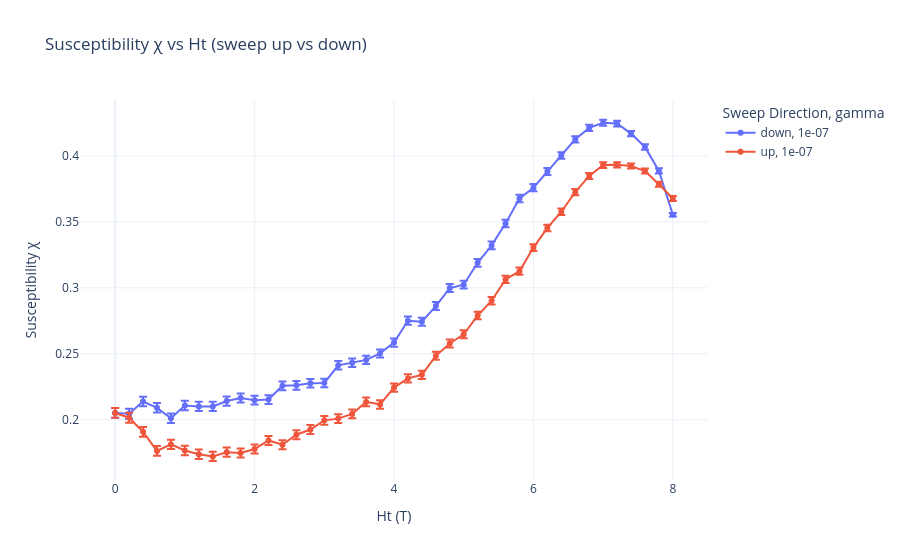

The notebook cell this image was saved under:
### Code cell
#Ref
import pandas as pd
import glob
import numpy as np
import plotly.express as px
import re
path = '/Users/jiakai/Desktop/SURF/code/_spirit/'
n_cycles = 120
dim = 4
gamma = 1e-07
relax_steps = 400


# Pattern to match all relevant CSV files
file_pattern = path + f"Susceptibility_v2_multi_gammas_{dim}_*_per_gamma_20_anisotropy_1.5_gamma_{gamma}_ref*.csv"



# List all matching files
csv_files = glob.glob(file_pattern)

# Print how many files were found
print(f"Found {len(csv_files)} files.")
repeats = len(csv_files)

for f in csv_files:
    print(f)

# Read and concatenate all files
df_all = pd.concat([pd.read_csv(f) for f in csv_files], ignore_index=True)

df_avg = (
        df_all.groupby(["gamma", "Ht", "direction"], as_index=False)
        .agg(
            chi_mean=("chi", "mean"),
            chi_std=("chi", lambda x: x.std(ddof=1) / np.sqrt(len(x)))
        )
    )

fig_ref = px.line(
    df_avg,
    x="Ht",
    y="chi_mean",
    error_y="chi_std",
    color="direction",  # Different color for up/down
    line_dash="gamma",  # Optional: if you vary gamma too
    markers=True,
    labels={
        "Ht": "Ht (T)",
        "chi_mean": "Susceptibility χ",
        "direction": "Sweep Direction",
    },
    title="Susceptibility χ vs Ht (sweep up vs down)",
    template="plotly_white"
)

fig_ref.show()

### Figure 1 — Plotly figure (JSON) as saved in the notebook; plotly's stock layout.template omitted (floating-point values rounded to 4 significant figures)
{"data": [{"error_y": {"array": [0.003686, 0.003723, 0.003652, 0.003603, 0.003543, 0.003548, 0.003529, 0.003479, 0.003512, 0.00341, 0.003336, 0.003346, 0.003353, 0.003349, 0.003231, 0.003175, 0.003248, 0.003179, 0.003139, 0.003039, 0.003078, 0.003118, 0.003069, 0.003046, 0.003045, 0.002967, 0.002951, 0.002929, 0.002854, 0.002804, 0.002726, 0.002588, 0.002484, 0.002416, 0.002379, 0.002218, 0.002162, 0.00203, 0.002021, 0.001938, 0.001299]}, "hovertemplate": "Sweep Direction=down<br>gamma=1e-07<br>Ht (T)=%{x}<br>Susceptibility χ=%{y}<extra></extra>", "legendgroup": "down, 1e-07", "line": {"color": "#636efa", "dash": "solid"}, "marker": {"symbol": "circle"}, "mode": "lines+markers", "name": "down, 1e-07", "orientation": "v", "showlegend": true, "x": [-0.0, 0.2, 0.4, 0.6, 0.8, 1.0, 1.2, 1.4, 1.6, 1.8, 2.0, 2.2, 2.4, 2.6, 2.8, 3.0, 3.2, 3.4, 3.6, 3.8, 4.0, 4.2, 4.4, 4.6, 4.8, 5.0, 5.2, 5.4, 5.6, 5.8, 6.0, 6.2, 6.4, 6.6, 6.8, 7.0, 7.2, 7.4, 7.6, 7.8, 8.0], "xaxis": "x", "y": [0.2051, 0.2045, 0.2138, 0.209, 0.2012, 0.2108, 0.2101, 0.2101, 0.2142, 0.2164, 0.2148, 0.2153, 0.2257, 0.2261, 0.2277, 0.2279, 0.2412, 0.2432, 0.2454, 0.2503, 0.2585, 0.2751, 0.2743, 0.2862, 0.2998, 0.3024, 0.319, 0.3322, 0.3488, 0.3678, 0.3759, 0.3882, 0.4003, 0.4126, 0.4213, 0.4252, 0.4246, 0.4169, 0.4068, 0.3886, 0.3554], "yaxis": "y", "type": "scatter"}, {"error_y": {"array": [0.003686, 0.003767, 0.003663, 0.00369, 0.003548, 0.003564, 0.003523, 0.003497, 0.003488, 0.003475, 0.003428, 0.003439, 0.003422, 0.00337, 0.003379, 0.003315, 0.003362, 0.003293, 0.003302, 0.003225, 0.003169, 0.003147, 0.003102, 0.003045, 0.003085, 0.003023, 0.002896, 0.002873, 0.0028, 0.002713, 0.002599, 0.002504, 0.002404, 0.002333, 0.00221, 0.002147, 0.002033, 0.001967, 0.001905, 0.001882, 0.001842]}, "hovertemplate": "Sweep Direction=up<br>gamma=1e-07<br>Ht (T)=%{x}<br>Susceptibility χ=%{y}<extra></extra>", "legendgroup": "up, 1e-07", "line": {"color": "#EF553B", "dash": "solid"}, "marker": {"symbol": "circle"}, "mode": "lines+markers", "name": "up, 1e-07", "orientation": "v", "showlegend": true, "x": [-0.0, 0.2, 0.4, 0.6, 0.8, 1.0, 1.2, 1.4, 1.6, 1.8, 2.0, 2.2, 2.4, 2.6, 2.8, 3.0, 3.2, 3.4, 3.6, 3.8, 4.0, 4.2, 4.4, 4.6, 4.8, 5.0, 5.2, 5.4, 5.6, 5.8, 6.0, 6.2, 6.4, 6.6, 6.8, 7.0, 7.2, 7.4, 7.6, 7.8, 8.0], "xaxis": "x", "y": [0.2051, 0.2015, 0.1908, 0.1764, 0.1813, 0.1767, 0.1738, 0.1722, 0.1754, 0.1748, 0.1777, 0.1843, 0.1811, 0.1886, 0.1926, 0.1995, 0.2008, 0.2044, 0.2135, 0.2116, 0.2244, 0.2313, 0.234, 0.2484, 0.2578, 0.2648, 0.279, 0.2902, 0.3064, 0.3126, 0.3305, 0.3454, 0.3577, 0.3725, 0.3848, 0.3931, 0.3932, 0.3924, 0.3885, 0.3785, 0.3677], "yaxis": "y", "type": "scatter"}], "layout": {"xaxis": {"anchor": "y", "domain": [0.0, 1.0], "title": {"text": "Ht (T)"}}, "yaxis": {"anchor": "x", "domain": [0.0, 1.0], "title": {"text": "Susceptibility χ"}}, "legend": {"title": {"text": "Sweep Direction, gamma"}, "tracegroupgap": 0}, "title": {"text": "Susceptibility χ vs Ht (sweep up vs down)"}}}
